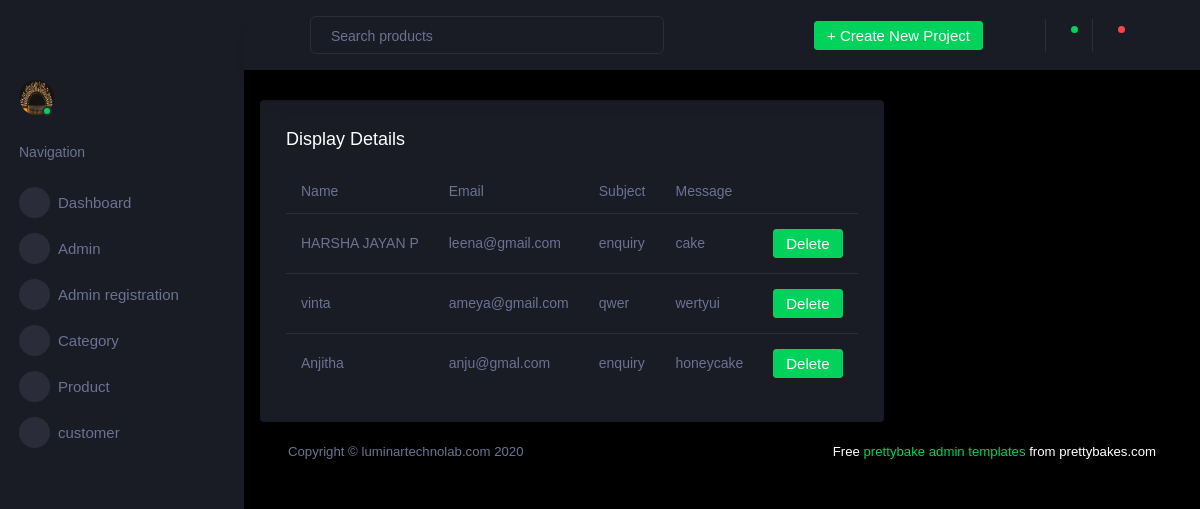
Page /backend/admintable/ on the committed database.
### backend/models.py (models this page shows)
class admin(models.Model):
    username = models.CharField(max_length=100, null=True, blank=True)
    email = models.EmailField(null=True, blank=True)
    subject = models.CharField(max_length=100, null=True, blank=True)
    message = models.CharField(max_length=100, null=True, blank= True)

### backend/views.py (the view)
# urls.py: path('admintable/', views.admintable, name="admintable"),
def admintable(request):
    data = admin.objects.all()
    return render(request, "admintable.html", {'data': data})

### backend/Templates/admintable.html (shortened to what this page needs)
<!DOCTYPE html>
{% extends 'index.html' %}
{% block content %}
<html lang="en">
<head>
</head>
<body>
<div class="card">
                  <div class="card-body">
                    <h4 class="card-title">Display  Details</h4>
                    <div class="table-responsive">
                      <table class="table">
                        <thead>
                          <tr>
                            <th>Name</th>
                            <th>Email</th>
                            <th>Subject</th>
                            <th>Message</th>
                          </tr>
                        </thead>
                        <tbody>
                        {% for d in data %}
                        <tr>
                            <td>{{ d.username }}</td>
                            <td>{{ d.email }}</td>
                            <td>{{ d.subject }}</td>
                            <td>{{ d.message }}</td>
                            <td>
                                <form action="{% url 'deleteadmin' dataid=d.id %}">
                                    <button type="submit" class="btn btn-success">Delete</button>
                                </form>
                            </td>
                        </tr>
                        {% endfor %}
                        </tbody>
                      </table>
                    </div>
                  </div>
                </div>
</body>
{% endblock %}

### rows in the picture
admin: username "HARSHA JAYAN P", email "leena@gmail.com", subject "enquiry", message "cake"
admin: username "vinta", email "ameya@gmail.com", subject "qwer", message "wertyui"
admin: username "Anjitha", email "anju@gmal.com", subject "enquiry", message "honeycake"
